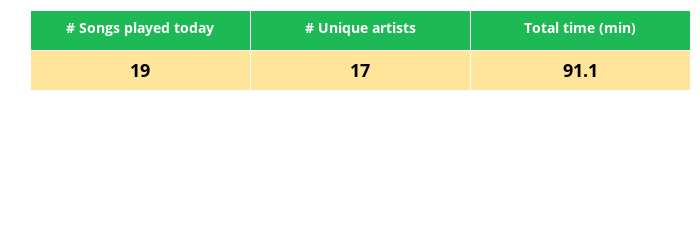

The notebook cell this image was saved under:
### Code cell
# Table 1
track_count = track_count_df.loc[track_count_df['date'] == today, :]['count'].sum()
artist_count = artist_count_df.loc[artist_count_df['date'] == today, :]['artists_treated'].nunique()

track_sum_df = history_tracks_df.groupby(['track_artist', 'date'],as_index=False).sum()
total_time = round(track_sum_df.loc[track_sum_df['date'] == today, :]['duration_min'].sum(),1)


table_1_fig = go.Figure(data=[go.Table(
    header=dict(values=['<b># Songs played today</b>', '<b># Unique artists</b>', '<b>Total time (min)</b>'],
                fill_color='#1DB954', align='center', font=dict(color='white', size=14), height=40),
    cells=dict(values=[[f'<b>{track_count}</b>'], [f'<b>{artist_count}</b>'], [f'<b>{total_time}</b>']],
               fill_color='#ffe599', align='center', font=dict(color='black', size=18), height=40))
])

table_1_fig.update_layout(width=700, height=100, margin=dict(l=30, r=10, b=10, t=10))
table_1_fig.show()

### Figure 1 — Plotly figure (JSON) as saved in the notebook; plotly's stock layout.template omitted (floating-point values rounded to 4 significant figures)
{"data": [{"cells": {"align": "center", "fill": {"color": "#ffe599"}, "font": {"color": "black", "size": 18}, "height": 40, "values": [["<b>19</b>"], ["<b>17</b>"], ["<b>91.1</b>"]]}, "header": {"align": "center", "fill": {"color": "#1DB954"}, "font": {"color": "white", "size": 14}, "height": 40, "values": ["<b># Songs played today</b>", "<b># Unique artists</b>", "<b>Total time (min)</b>"]}, "type": "table"}], "layout": {"height": 100, "margin": {"b": 10, "l": 30, "r": 10, "t": 10}, "width": 700}}
